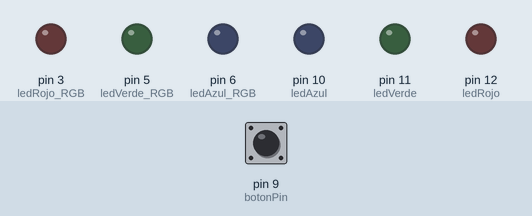
A sketch run on a simulated Arduino Uno, built with avr-gcc and run on an emulated ATmega328P. On the bench: output pins drawn as LEDs (lit = HIGH). Inputs (shaded band) come from the test bench; at power-on: pin 9 (botonPin) HIGH.

Above: at 1.2 s.
1.3 s: pin 9 (botonPin) pulled LOW for 1 s
At 2.7 s:
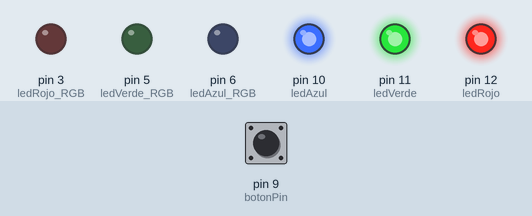
4.3 s: pin 9 (botonPin) pulled LOW for 0.15 s
At 5.6 s:
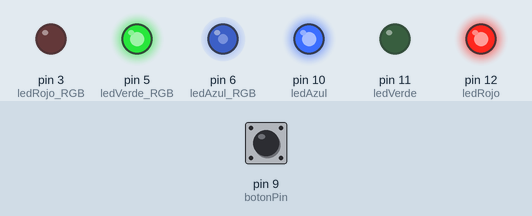
5.9 s: pin 9 (botonPin) pulled LOW for 3.2 s
At 10.3 s:
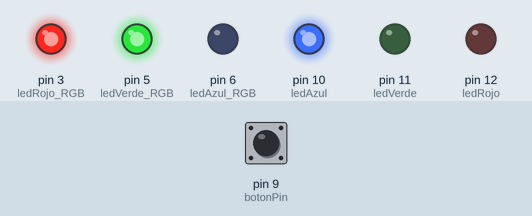
Timing chart, 0 to 11.8 s (numbered marks = the images above; inputs shaded):
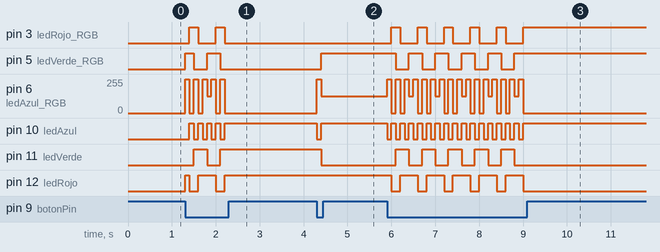

Measured:
- after the input at 1.3 s, pin 3 (ledRojo_RGB): alternates HIGH for 0.20 s and LOW for 0.40 s, 4 changes in all, then stays LOW, starting after 0.10 s; pin 5 (ledVerde_RGB): LOW → HIGH at once, → LOW 0.20 s later, → HIGH 0.30 s later, → LOW 0.30 s later
- after the input at 4.3 s, pin 5 (ledVerde_RGB): LOW → HIGH after 0.10 s; pin 6 (ledAzul_RGB): 0/255 → 255/255 at once, → 127/255 0.10 s later; pin 10 (ledAzul): HIGH → LOW at once, → HIGH 0.10 s later; pin 11 (ledVerde): HIGH → LOW after 0.10 s
- after the input at 5.9 s, pin 3 (ledRojo_RGB): alternates HIGH for 0.20 s and LOW for 0.40 s, 11 changes in all, then stays HIGH, starting after 0.10 s; pin 5 (ledVerde_RGB): alternates HIGH for 0.30 s and LOW for 0.30 s, 10 changes in all, then stays HIGH, starting after 0.20 s

The sketch:

funciones_01_RGB_touch.ino
```cpp
/*                                     +  -                                         +  -
                                       *  *    *  *  *  *  *       *  *  *  *  *    *  *
                                       *  *    *  *  *  *  *       *  *  +-----+    *  *
                                       *  * +----[PWR]-------------------| USB |--+ *  *
                                       *  * |                            +-----+  | *  *
                                       *  * |         GND/RST2  [ ][ ]            | *  *
                                       *  * |       MOSI2/SCK2  [ ][ ]  A5/SCL[ ] | *  *
                                       *  * |          5V/MISO2 [ ][ ]  A4/SDA[ ] | *  *
                                       *  * |                             AREF[ ] | *  *
                                       *  * |                              GND[ ] | *  *
                                       *  * | [ ]N/C                    SCK/13[ ] | *  *
                                       *  * | [ ]IOREF                 MISO/12[0] |-----------------------\
                                       *  * | [ ]RST                   MOSI/11[0]~|----------------------\|
                                       *  * | [ ]3V3    +---+               10[0]~|---------------------\||
                                       0------[0]5v    -| A |-               9[0]~| -------------\      |||
                                       *  * | [ ]GND   -| R |-               8[ ] | *  *          |     |||
                                       *  0---[0]GND   -| D |-                    | *  *          |     |||
                                       *  * | [ ]Vin   -| U |-               7[ ] | *  *          |     |||
                                       *  * |          -| I |-               6[0]~|--------------------\|||
                                       *  * | [ ]A0    -| N |-               5[0]~|-------------------\||||
                                       *  * | [ ]A1    -| O |-               4[ ] | *  *          |   |||||
                                       *  * | [ ]A2     +---+           INT1/3[0]~| -----------------\|||||
                                       *  * | [ ]A3                     INT0/2[ ] | *  *          |  ||||||
                                       *  * | [ ]A4/SDA   RST SCK MISO    TX>1[ ] | *  *          |  ||||||
                                       *  * | [ ]A5/SCL   [ ] [ ] [ ]     RX<0[ ] | *  *          |  ||||||
                                       *  * |             [ ] [ ] [ ]             | *  *          |  ||||||
                                       *  * |  UNO_R3     GND MOSI 5V ____________/ *  *          |  ||||||
                                       *  * \________________________/              *  *          |  ||||||
                                       *  *    *  *  *  *  *       *  *  *  *  *    *  *          |  ||||||
                                       *  *    *  *  *  *  *       *  *  *  *  *    *  *   Boton  |  ||||||
                                         10 kOhm             Boton                                |  |||||| pin 9
                                       *  0-ww-0  *  *  0  0--[#]--0  *  *  *  0----0  *          |  ||||||
                                                         \---------------------------------------/   ||||||
                                       *  *    *  *  *  *  *       *  *  *  *  *    *  *             ||||||
                                          220 Ohm            Led 1              /-------------------/ ||||| pin 3 LED Rojo
                                       *  0-ww-0  *  *  *  0--|>|--0  *  *  *  0    *  *              |||||
                                       *  *    *  *  *  *  *       *  *  *  *  *    *  *              |||||
                                       *  *    *  *  *  *  *       *  *  *  *  *    *  *              |||||
                                          220 Ohm            Led 2              /--------------------/ |||| pin 5 LED Verde
                                       *  0-ww-0  *  *  *  0--|>|--0  *  *  *  0    *  *               ||||
                                       *  *    *  *  *  *  *       *  *  *  *  *    *  *               ||||
                                       *  *    *  *  *  *  *       *  *  *  *  *    *  *               ||||
                                          220 Ohm            Led 3              /---------------------/ ||| pin 6 LED Azul
                                       *  0-ww-0  *  *  *  0--|>|--0  *  *  *  0    *  *                |||
                                       *  *    *  *  *  *  *       *  *  *  *  *    *  *                |||
                                       *  *    *  *  *  *  *       *  *  *  *  *    *  *                |||
                                       *  *    *  *  *  *  *       *  *  *  *   /----------------------/ || pin 10 LED Azul  RGB
                                       *  *    *  *  *  *  *     /-0  *  *  *  0    *  *                 ||
                                          220 Ohm          Led  /    RGB        /-----------------------/ | pin 11 LED Verde RGB
                                       *  0-ww-0  *  *  *  0--|>|--0  *  *  *  0    *  *                  |
                                       *  *    *  *  *  *  *    \  *  *  *  *   /------------------------/   pin 12 LED Rojo RGB
                                       *  *    *  *  *  *  *     \-0  *  *  *  0    *  *
                                       *  *    *  *  *  *  *       *  *  *  *  *    *  *
                                       *  *    *  *  *  *  *       *  *  *  *  *    *  *
                                       *  *    *  *  *  *  *       *  *  *  *  *    *  *
                                       *  *    *  *  *  *  *       *  *  *  *  *    *  *
                                       *  *    *  *  *  *  *       *  *  *  *  *    *  *
                                       *  0    *  *  *  *  *       *  *  *  *  *    *  0
                         pin GND---------/ \------------------------------------------/ - GND
                                       *  *    *  *  *  *  *       *  *  *  *  *    *  *
                                       0  *    *  *  *  *  *       *  *  *  *  *    0  *
                         pin 5v-------/ \------------------------------------------/+ 5v


*/
int ledRojo_RGB = 3;          //Declara Pin LED Rojo
int ledVerde_RGB= 5;          //Declara Pin LED Verde
int ledAzul_RGB= 6;           //Declara Pin LED Azul
int ledRojo = 12;             //Declara Pin LED Rojo
int ledVerde= 11;             //Declara Pin LED Verde
int ledAzul= 10;              //Declara Pin LED Azul
int botonPin = 9;
int contador = 0;

void setup() // Se ejecuta cada vez que el Arduino se inicia
{
pinMode(ledRojo_RGB,OUTPUT);  //El RGB LED Rojo como una salida
pinMode(ledVerde_RGB,OUTPUT); //El RGB LED Verde como una salida
pinMode(ledAzul_RGB,OUTPUT);  //El RGB LED Azul como una salida
pinMode(ledRojo,OUTPUT);      //El LED Rojo como una salida
pinMode(ledVerde,OUTPUT);     //El LED Verde como una salida
pinMode(ledAzul,OUTPUT);      //El LED Azul como una salida
pinMode(botonPin, INPUT);     //El botos de cambio de color_RGB
}
void loop()
{
  if (digitalRead(botonPin) == LOW)
  {
// Llamado a la función color_RGB que recibe
// 1er posicion: Intensidad Rojo
// 2da posición: Intensidad Verde
// 3ra posición: Intensidad Azul
    if (contador == 0)
      {
      color_RGB(255,0,0);     //Rojo
      contador = 1;
      }
    else if (contador == 1)
      {
      color_RGB(0,255,0);     //Verde
      contador = 2;
      }
    else if (contador == 2)
      {
      color_RGB(0,0,255);     //Azul
      contador = 3;
      }
    else if (contador == 3)
      {
      color_RGB(255,255,255); //Blanco
      contador = 4;
      }
    else if (contador == 4)
      {
      color_RGB(255,0,255);   //Magenta
      contador = 5;
      }
    else if (contador == 5)
      {
      color_RGB(255,128,0);  //Naranaja
      contador = 0;
      }
  delay(100);
  }
}
//————————————
//Funcion color_RGB
//————————————
void color_RGB(int Rojo, int Azul,int Verde)
  {
    analogWrite(ledRojo_RGB, 255-Rojo);   //Escritura de RGB PWM del color_RGB Rojo
    analogWrite(ledVerde_RGB, 255-Verde); //Escritura de RGB PWM del color_RGB Verde
    analogWrite(ledAzul_RGB, 255-Azul);   //Escritura de RGB PWM del color_RGB Azul
    digitalWrite(ledRojo, Rojo);          //Escritura de PWM del color Rojo
    digitalWrite(ledVerde, Verde);        //Escritura de PWM del color verde
    digitalWrite(ledAzul, Azul);          //Escritura de PWM del color Azul
  }
```
